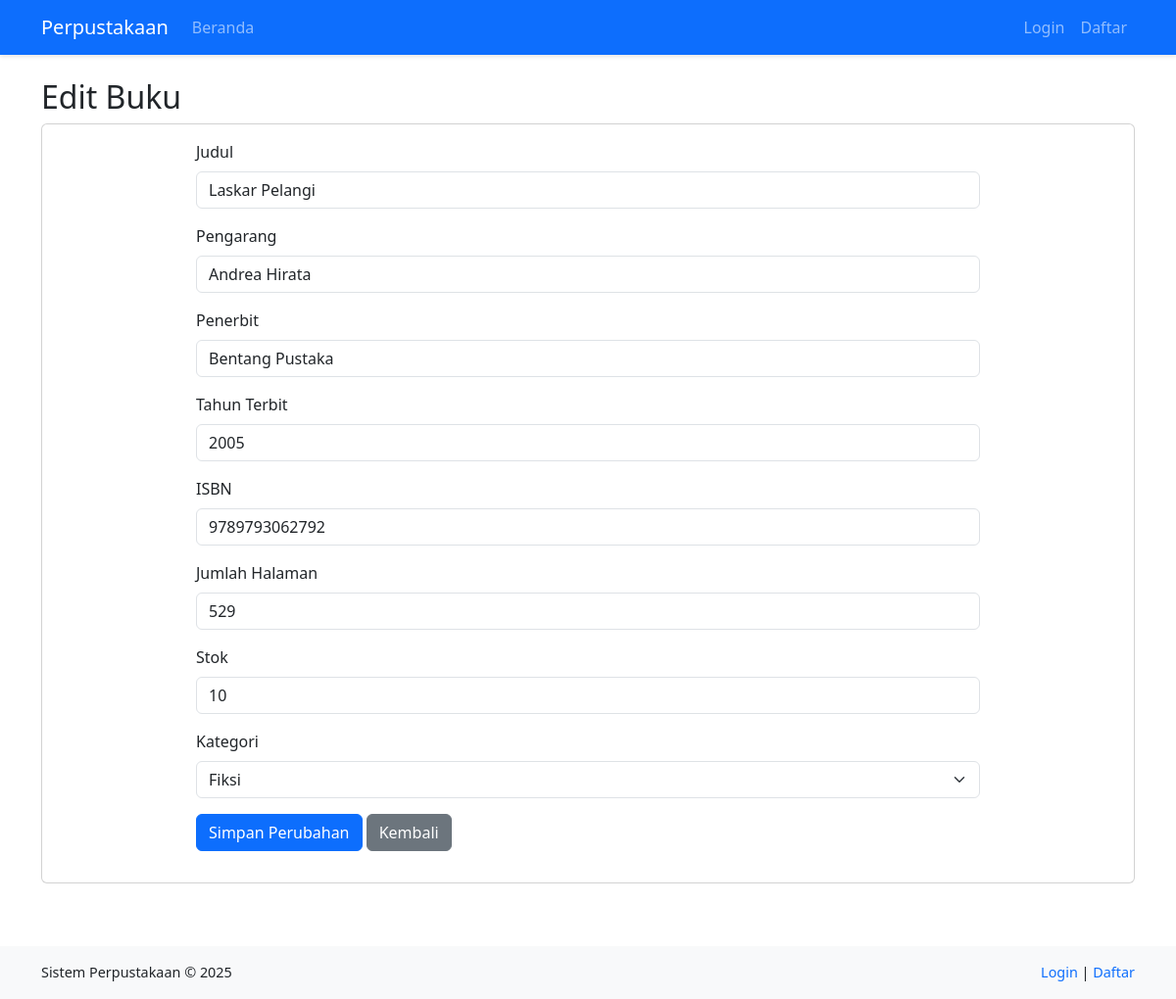
The app's page /pages/buku/edit.php?id=1 with its own data.
### tables this page shows
CREATE TABLE IF NOT EXISTS buku (
  id_buku INT AUTO_INCREMENT PRIMARY KEY,
  judul VARCHAR(255) NOT NULL,
  pengarang VARCHAR(255) NOT NULL,
  penerbit VARCHAR(255) NOT NULL,
  tahun_terbit YEAR NOT NULL,
  isbn VARCHAR(20),
  jumlah_halaman INT,
  stok INT NOT NULL DEFAULT 0,
  id_kategori INT,
  tanggal_input TIMESTAMP DEFAULT CURRENT_TIMESTAMP,
  FOREIGN KEY (id_kategori) REFERENCES kategori(id_kategori) ON DELETE SET NULL
);

CREATE TABLE IF NOT EXISTS kategori (
  id_kategori INT AUTO_INCREMENT PRIMARY KEY,
  nama_kategori VARCHAR(100) NOT NULL
);

### pages/buku/edit.php (the view, shortened to what this page needs)
<?php
require_once '../../includes/header.php';
$id_buku = mysqli_real_escape_string($conn, $_GET['id']);
$query_buku = "SELECT * FROM buku WHERE id_buku = '$id_buku'";
$result_buku = mysqli_query($conn, $query_buku);
$buku = mysqli_fetch_assoc($result_buku);
$query_kategori = "SELECT * FROM kategori ORDER BY nama_kategori ASC";
$result_kategori = mysqli_query($conn, $query_kategori);
?>
<h2>Edit Buku</h2>
<div class="card">
  <div class="card-body">
    <form action="" method="POST" class="form-wrapper">
      <div class="mb-3">
        <label for="judul" class="form-label">Judul</label>
        <input type="text" class="form-control" id="judul" name="judul" value="<?php echo htmlspecialchars($buku['judul']); ?>" required>
      </div>
      <div class="mb-3">
        <label for="pengarang" class="form-label">Pengarang</label>
        <input type="text" class="form-control" id="pengarang" name="pengarang" value="<?php echo htmlspecialchars($buku['pengarang']); ?>" required>
      </div>
      <div class="mb-3">
        <label for="penerbit" class="form-label">Penerbit</label>
        <input type="text" class="form-control" id="penerbit" name="penerbit" value="<?php echo htmlspecialchars($buku['penerbit']); ?>" required>
      </div>
      <div class="mb-3">
        <label for="tahun_terbit" class="form-label">Tahun Terbit</label>
        <input type="number" class="form-control" id="tahun_terbit" name="tahun_terbit" min="1900" max="<?php echo date('Y'); ?>" value="<?php echo htmlspecialchars($buku['tahun_terbit']); ?>" required>
      </div>
      <div class="mb-3">
        <label for="isbn" class="form-label">ISBN</label>
        <input type="text" class="form-control" id="isbn" name="isbn" value="<?php echo htmlspecialchars($buku['isbn']); ?>">
      </div>
      <div class="mb-3">
        <label for="jumlah_halaman" class="form-label">Jumlah Halaman</label>
        <input type="number" class="form-control" id="jumlah_halaman" name="jumlah_halaman" min="1" value="<?php echo htmlspecialchars($buku['jumlah_halaman']); ?>">
      </div>
      <div class="mb-3">
        <label for="stok" class="form-label">Stok</label>
        <input type="number" class="form-control" id="stok" name="stok" min="0" value="<?php echo htmlspecialchars($buku['stok']); ?>" required>
      </div>
      <div class="mb-3">
        <label for="id_kategori" class="form-label">Kategori</label>
        <select class="form-select" id="id_kategori" name="id_kategori">
          <?php while ($kategori = mysqli_fetch_assoc($result_kategori)): ?>
            <option value="<?php echo $kategori['id_kategori']; ?>" <?php echo ($buku['id_kategori'] == $kategori['id_kategori']) ? 'selected' : ''; ?>>
              <?php echo htmlspecialchars($kategori['nama_kategori']); ?>
            </option>
          <?php endwhile; ?>
        </select>
      </div>
      <div class="mb-3">
        <button type="submit" class="btn btn-primary">Simpan Perubahan</button>
        <a href="index.php" class="btn btn-secondary">Kembali</a>
      </div>
    </form>
  </div>
</div>
<?php
require_once INCLUDES_PATH . 'footer.php';
?>

### assets/css/style.css (style rules this page uses)
body { min-height: 100vh; display: flex; flex-direction: column; }
.card { transition: transform 0.2s, box-shadow 0.2s; margin-bottom: 1rem; }
.form-wrapper { max-width: 800px; margin: 0 auto; }

### records on screen
buku: judul "Laskar Pelangi", pengarang "Andrea Hirata", penerbit "Bentang Pustaka", tahun_terbit "2005", isbn "9789793062792", jumlah_halaman "529", stok "10", id_kategori "Fiksi"
